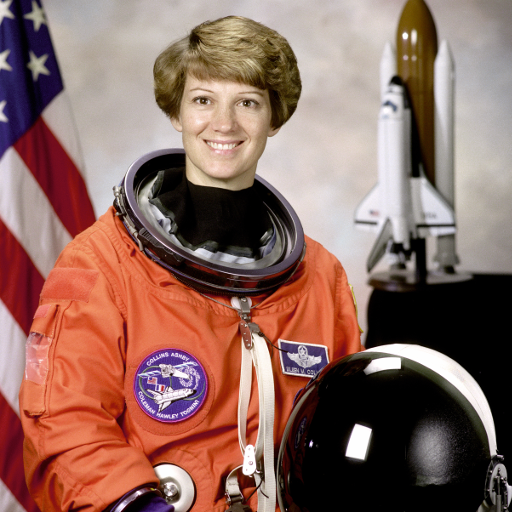
#> input picture Assets/test-images/astronaut.png, 512 x 512 px
$ python 04_log-transform.py ../../Assets/test-images/astronaut.png
#> lines starting #> are read from the running program, lines starting #| are printed output that depends on the picture
"""第 4 周(3.2 节):灰度变换 —— 02 对数变换:把暗部掰开。

对应文档 Documents/02-intensity/gray-transform-tutorial.md 第二节。

    s = c · log(1 + r)        c = 255 / log(256) ≈ 45.99

和反转一样,这还是个**点运算**,所以照样是「先建 256 项 LUT,再让全图查表」。
麻烦都在公式里那两个补丁上,它们不是数学原理,只是为了让它能在 8 位图像上跑起来:

    +1  —— 躲开 log(0) = -∞。顺带 log(1) 正好是 0,纯黑变换后还是纯黑。
    ×c  —— 把只有 0~5.55 的结果等比撑满 0~255。不乘的话存进去就是一片黑。

曲线形状:**左边陡、右边平**。陡 = 把挤在暗部的那点细节拉开,平 = 把亮部压扁。
注意它不是一个固定倍数的放大:增益随输入递减(r=10 放大 11 倍,r=200 只放大 1.2 倍),
所以暗部抬得猛、亮部几乎不动 —— 这才是它和"整体乘个系数"的本质区别。

验证六件事:
1. LUT 端点严丝合缝:lut[0] = 0(黑还是黑)、lut[255] = 255(白还是白),且单调递增;
   并且它**不是固定倍数放大** —— r=10 放大 11 倍,r=200 只放大 1.2 倍,增益随输入递减
2. 不加 ×c:裸 log 的值域只有 [0, 5.55],直接当灰度存下去 → 一片黑
3. 坑:既乘 c 又 min-max 归一化,c 会被归一化整个约掉,纯属白乘(实测三个 c 输出逐像素相同)
4. 那固定 c 和交给归一化差在哪:归一化按实际最大最小值反算 c,图里没有纯白时会更亮一截
5. 暗图提亮:挤在 0~51 的像素被摊到 0~181;纯黑像素的个数前后一模一样(log(1) = 0,黑不变灰)
6. 反例:同一个对数用在**正常曝光**的图上,亮部被压成一坨 —— 偏袒暗部是有代价的

> 对数真正无可替代的用途是**看傅里叶频谱**(幅度差几百万倍,不取对数屏幕上只剩中心一个白点)。
> 那属于第 11~14 周的内容,这里只做空域提亮。
> 脚本里只用手写公式 + `cv2.LUT`;`cv2.normalize` 只出现在"坑"的对照里,不用来出结果。

用法:
    .venv/bin/python Ch01_02_Fundamentals/04_log-transform.py [--show]
    结果图保存到 Assets/results/log-transform-demo.png
    (Assets/results/log-transform.png 是另一张图,属于 intensity-and-grayscale.md,不要混)
"""

import sys
from pathlib import Path

import cv2
import matplotlib

if "--show" not in sys.argv:
    matplotlib.use("Agg")  # 无窗口环境只保存文件
import matplotlib.pyplot as plt
import numpy as np
import numpy.typing as npt

REPO = Path(__file__).resolve().parents[2]
matplotlib.rcParams["font.family"] = ["Heiti TC", "Arial Unicode MS", "sans-serif"]
matplotlib.rcParams["axes.unicode_minus"] = False

LOG_C = 255.0 / np.log(256.0)   # ≈ 45.99,把 [0, log(256)] 撑满 [0, 255]
EXPOSURE = 0.2                  # 人为压暗到 20%,模拟低照度(欠曝)的图


def log_lut() -> npt.NDArray[np.uint8]:
    """s = c·log(1+r) 的 256 项查找表。"""
    r = np.arange(256, dtype=np.float64)
    # 用 log1p 而不是 np.log(1 + r):算的是同一个东西,但 r 很小时不丢精度
    # (r = 1e-9 时 1 + r 还是 1.0,log 出来是 0;log1p 能给出正确的小值)。
    s = LOG_C * np.log1p(r)
    return np.clip(s, 0, 255).astype(np.uint8)


def log_transform(img: cv2.typing.MatLike) -> cv2.typing.MatLike:
    """按 LUT 做对数变换。灰度图、彩色图都能直接喂进来(和反转同一个套路)。"""
    return cv2.LUT(img, log_lut())


def underexpose(img: npt.NDArray[np.uint8], factor: float = EXPOSURE) -> npt.NDArray[np.uint8]:
    """模拟欠曝:整体乘一个小于 1 的系数。

    真实拍暗了也是这个结果 —— 大量像素挤在低灰阶,亮部干脆没用到。
    乘的时候先升 float64,免得 uint8 直接乘又踩回绕的坑。
    """
    return np.clip(img.astype(np.float64) * factor, 0, 255).astype(np.uint8)


def histogram(y: cv2.typing.MatLike) -> npt.NDArray[np.int64]:
    """统计 0~255 每个灰阶的像素个数,返回长度恒为 256 的计数数组。"""
    return np.bincount(np.asarray(y, dtype=np.uint8).ravel(), minlength=256)


def minmax_norm(f: npt.NDArray[np.float64]) -> npt.NDArray[np.float64]:
    """min-max 归一化:把实际范围撑满 0~255(等价 cv2.normalize(NORM_MINMAX))。

    只用在这个"坑"的对照里,不用它出结果。手写出来是为了让"归一化 = 自适应 c"
    这件事直接写在代码上:下面这行乘的 `255 / (hi - lo)`,就是公式里的 c。
    """
    lo, hi = float(f.min()), float(f.max())
    return np.clip((f - lo) * (255.0 / (hi - lo)), 0, 255)


def max_diff(a: cv2.typing.MatLike, b: cv2.typing.MatLike) -> int:
    """两张图的最大绝对差。相减前升 int16,否则 uint8 相减会回绕成假差值。"""
    return int(np.abs(a.astype(np.int16) - b.astype(np.int16)).max())


def main() -> None:
    path = REPO / "Assets" / "test-images" / "astronaut.png"
    bgr = cv2.imread(str(path))
#> bgr is the input picture: shape (512, 512, 3); mean B, G, R 96.5, 105.8, 141.6
    if bgr is None:
        raise SystemExit(f"读图失败: {path}")

    gray = np.asarray(cv2.cvtColor(bgr, cv2.COLOR_BGR2GRAY), dtype=np.uint8)
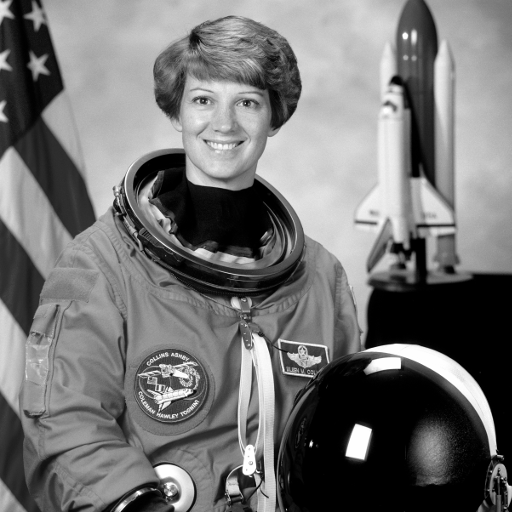
#> gray: shape (512, 512); min 0, max 255, mean 115.4
    dark = underexpose(gray)
#> in underexpose, `return np.clip(img.astype(np.float64) * factor, 0, 255).astype(np.uint8)`:
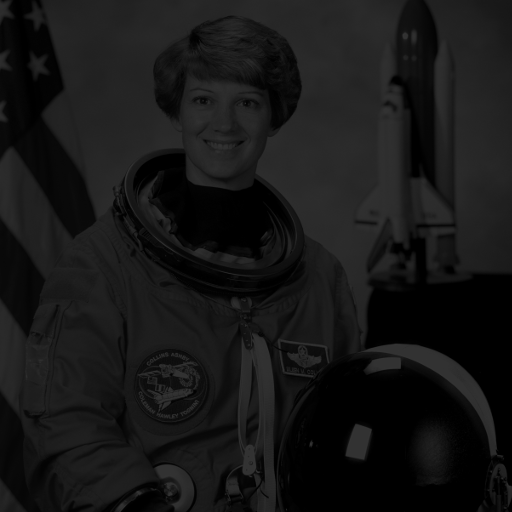
#> returned value: shape (512, 512); min 0, max 51, mean 22.7
    out = np.asarray(log_transform(dark), dtype=np.uint8)
#> in log_transform, `return cv2.LUT(img, log_lut())`:
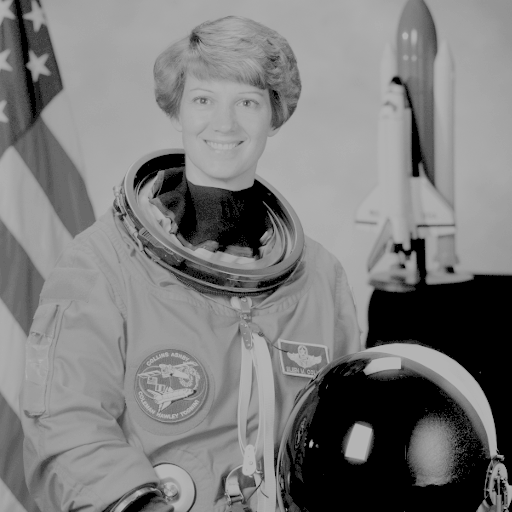
#> returned value: shape (512, 512); min 0, max 181, mean 123.2
    lut = log_lut()

    # 三条直方图:原图当基准,欠曝是变换前,out 是变换后。
    # 控制台和画图都要用,在这里算一次就够了。
    h_ref = histogram(gray)
#> h_ref = 256 values, max 28966 at index 0, min 128 at index 251, mean 1024
    h_dark = histogram(dark)
#> h_dark = 256 values, max 36438 at index 0, min 0 at index 52, mean 1024
    h_out = histogram(out)
#> h_out = 256 values, max 36438 at index 0, min 0 at index 1, mean 1024

    print(f"原图 {path.name}  灰度 {gray.shape}  dtype={gray.dtype}")
#| 原图 astronaut.png  灰度 (512, 512)  dtype=uint8
    print(f"c = 255 / log(256) = {LOG_C:.2f}")

    # --- ① LUT 的端点、单调性、以及"增益随输入递减" ---
    print("\n--- ① LUT:端点 / 单调性 / 增益 ---")
    print(f"  lut[0]   = {lut[0]:3d}   纯黑还是纯黑")
    print(f"  lut[255] = {lut[255]:3d}   纯白还是纯白")
    print(f"  单调递增 = {bool(np.all(np.diff(lut.astype(np.int16)) >= 0))}")
    print("  不是固定倍数放大:越暗放大越多,越亮几乎不动")
    for r in (1, 10, 100, 200, 255):
        s = LOG_C * np.log1p(r)
        print(f"    r={r:3d} → s={s:6.1f}   (LUT 存 {lut[r]:3d})   增益 {s / r:5.1f}×")
    # 亮部被压扁到什么程度:算出来比嘴说可信
    print(f"  亮部代价:r=200~255 这 56 个灰阶,被压进 {lut[200]}~255 的"
          f" {255 - int(lut[200]) + 1} 级里")

    # --- ② 两个补丁分别在防什么 ---
    print("\n--- ② +1 和 ×c 各防什么 ---")
    print("  +1 : log(0) = -inf(程序直接爆)。取 log1p 后 log(1) = 0,纯黑仍是纯黑")
    raw_float = np.log1p(dark.astype(np.float64))
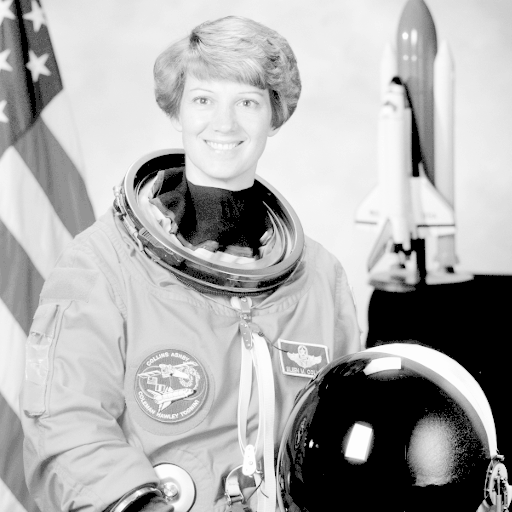
#> raw_float: shape (512, 512) float64; min 0, max 3.95, mean 2.69; drawn with min black and max white
    raw_u8 = raw_float.astype(np.uint8)
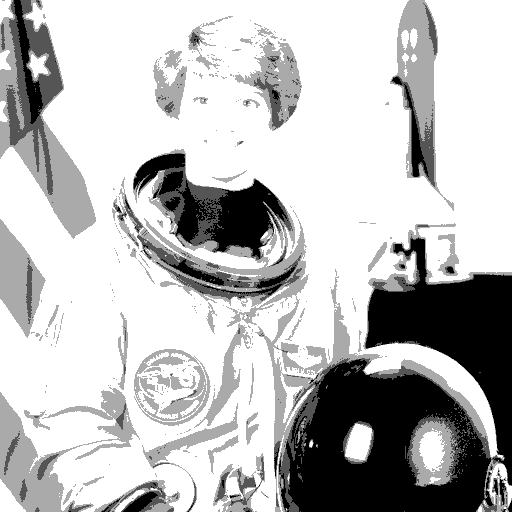
#> raw_u8: shape (512, 512); min 0, max 3, mean 2.24; drawn with min black and max white
    # 这里必须转 int:raw_u8.max() 是 np.uint8,直接 100 * 它会静默回绕(300 → 44),
    # 和 GUIDE 里 uint8 的 200+100 = 44 是同一个坑
    raw_max = int(raw_u8.max())
#> raw_max = 3
    print(f"  ×c : 裸 log 的值域 [{raw_float.min():.2f}, {raw_float.max():.2f}],"
          f"直接 astype(uint8) 之后:")
#|   ×c : 裸 log 的值域 [0.00, 3.95],直接 astype(uint8) 之后:
    print(f"       最大灰度只有 {raw_max} / 255 = 全量程的 {100 * raw_max / 255:.1f}%,"
          f"所有像素全挤在 0~{raw_max} 这几级里")
#|        最大灰度只有 3 / 255 = 全量程的 1.2%,所有像素全挤在 0~3 这几级里
    print("       → 肉眼就是一片黑(8 位存不下小数,那点层次直接被取整抹平)")

    # --- ③ 常见的坑:c 和 normalize 一起用 ---
    print("\n--- ③ 坑:既乘 c 又归一化 ---")
    scaled = []
    for c in (1.0, 2.0, 5.0):
        s = c * np.log1p(dark.astype(np.float64))
        scaled.append(minmax_norm(s).astype(np.uint8))
#> this loop made 3 passes
#> hi in minmax_norm on passes 1 to 3: 3.95, 7.9, 19.76
#> after the loop, scaled = 3 items
    print(f"  c=1 / 2 / 5 再 min-max 归一化,两两最大差 "
          f"{max_diff(scaled[0], scaled[1])} / {max_diff(scaled[0], scaled[2])}"
          f" → 三个输出逐像素相同")
#|   c=1 / 2 / 5 再 min-max 归一化,两两最大差 0 / 1 → 三个输出逐像素相同
    print("  原因:归一化本身就在干「把结果撑满 0~255」这件事,公式里的 c 被重新算了一遍")

    # --- ④ 那固定 c 和交给归一化,差在哪 ---
    print("\n--- ④ 固定 c 还是交给 min-max 归一化 ---")
    norm = minmax_norm(LOG_C * np.log1p(dark.astype(np.float64)))
    diff = np.abs(norm - out.astype(np.float64))
    print(f"  固定 c     :c = {LOG_C:.2f},输出范围 [{out.min()}, {out.max()}]")
#|   固定 c     :c = 45.99,输出范围 [0, 181]
    print(f"  归一化     :按实际最大最小值反算 c = {255 / np.log1p(float(dark.max())):.2f}"
          f"(这张图没有纯白,所以反算出来的 c 更大)")
#|   归一化     :按实际最大最小值反算 c = 64.54(这张图没有纯白,所以反算出来的 c 更大)
    print(f"  两者差异   :平均 {diff.mean():.2f},最大 {diff.max():.0f} → 归一化会额外更亮一截")
#|   两者差异   :平均 50.32,最大 74 → 归一化会额外更亮一截

    # --- ⑤ 效果:暗部掰开(含原图基准) ---
    print("\n--- ⑤ 效果:三条分布放一起看 ---")
    print(f"  {'':10s} {'均值':>7s} {'中位数':>7s} {'p99':>7s}   范围")
    for name, img in (("原图(基准)", gray), ("欠曝图", dark), ("对数后", out)):
        print(f"  {name:10s} {img.mean():7.1f} {np.percentile(img, 50):7.1f} "
              f"{np.percentile(img, 99):7.1f}   [{img.min()}, {img.max()}]")
#> this loop made 3 passes
#> name on passes 1 to 3: '原图(基准)', '欠曝图', '对数后'
#> (printed output is left out)
    print(f"  欠曝把分布挤在 0~{int(dark.max())} 这 {int(dark.max()) + 1} 个灰阶里,"
          f"对数把它摊到 0~{int(out.max())}(约 {out.max() / max(int(dark.max()), 1):.1f} 倍宽)")
#|   欠曝把分布挤在 0~51 这 52 个灰阶里,对数把它摊到 0~181(约 3.5 倍宽)
    # 纯黑那根尖峰:压暗会凭空制造一批"死黑",而它是对数唯一救不回来的部分
    n_black_ref = int(h_ref[0])
#> n_black_ref = 28966
    n_black_dark = int(h_dark[0])
#> n_black_dark = 36438
    print(f"  纯黑像素(值就是 0):原图 {n_black_ref} 个({100 * n_black_ref / gray.size:.1f}%)"
          f" → 压暗后 {n_black_dark} 个({100 * n_black_dark / dark.size:.1f}%)")
#|   纯黑像素(值就是 0):原图 28966 个(11.0%) → 压暗后 36438 个(13.9%)
    print(f"    多出来的 {n_black_dark - n_black_ref} 个像素,细节已经死在 0 里;"
          f"对数也救不回来 —— log(1) = 0,0 查表还是 0")
#|     多出来的 7472 个像素,细节已经死在 0 里;对数也救不回来 —— log(1) = 0,0 查表还是 0
    # 这句是重点:别把"摊开"误读成"还原"。
    # 峰位置只对欠曝/对数后有意义 —— 原图除了纯黑背景那根尖峰,分布本来就又宽又平,
    # 没有明显的主峰(平掉 0 之后最高的一格才 2000 出头)。
    peak_dark = int(h_dark[1:].argmax()) + 1
#> peak_dark = 39
    peak_out = int(h_out[1:].argmax()) + 1
#> peak_out = 169
    span_ref = float(np.percentile(gray, 99) - np.percentile(gray, 1))
#> span_ref = 248
    span_out = float(np.percentile(out, 99) - np.percentile(out, 1))
#> span_out = 179
    print(f"  峰的位置:欠曝 {peak_dark} → 对数后 {peak_out}"
          f"(原图没有主峰,分布本来就摊得开)")
#|   峰的位置:欠曝 39 → 对数后 169(原图没有主峰,分布本来就摊得开)
    print(f"  但摊开 ≠ 还原:p1~p99 跨度 原图 {span_ref:.0f} 级 → 对数后 {span_out:.0f} 级,")
#|   但摊开 ≠ 还原:p1~p99 跨度 原图 248 级 → 对数后 179 级,
    print("  亮部被压紧、中位数还偏高 —— 对数只负责让暗部别埋在 0 里,不负责还原原来的层次")

    # --- ⑥ 反例:同一个对数用在正常曝光的图上 ---
    on_normal = np.asarray(log_transform(gray), dtype=np.uint8)
#> in log_transform (call 2), `return cv2.LUT(img, log_lut())`:
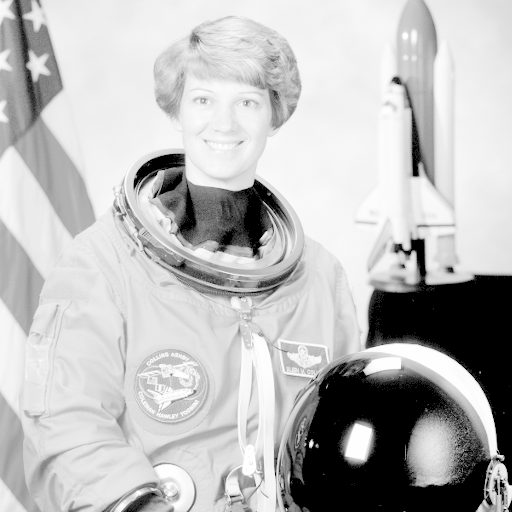
#> returned value: shape (512, 512); min 0, max 255, mean 187.3
    print("\n--- ⑥ 反例:对数用在正常曝光的图上 ---")
    print(f"  中位数 {np.percentile(gray, 50):.0f} → {np.percentile(on_normal, 50):.0f}"
          f"(整张图被抬到高灰阶);p99 {np.percentile(gray, 99):.0f}"
          f" → {np.percentile(on_normal, 99):.0f}")
#|   中位数 129 → 223(整张图被抬到高灰阶);p99 248 → 253
    print("  亮部被压成一坨、对比度反而下降 —— 对数偏袒暗部,亮部为主的图别用它")

    # --- 出对比图板 ---
    fig, axes = plt.subplots(2, 3, figsize=(15.5, 9.5))

    panels = [
        (gray, "原图(灰度,正常曝光)"),
        (dark, f"人为压暗到 {EXPOSURE:.0%} —— 模拟低照度"),
        (out, "对数变换后:暗部被掰开"),
    ]
    for ax, (img, title) in zip(axes[0], panels):
        # 灰度图必须给死 vmin/vmax,否则 matplotlib 会按当前图的最小最大值自动拉伸,
        # 一张全黑的图也能被显示出层次,看着像算法生效了其实没有
        ax.imshow(img, cmap="gray", vmin=0, vmax=255)
        ax.set_title(title, fontsize=11)
        ax.axis("off")
#> this loop made 3 passes
#> title on passes 1 to 3: '原图(灰度,正常曝光)', '人为压暗到 20% —— 模拟低照度', '对数变换后:暗部被掰开'

    # --- 映射曲线:两条曲线 + 一条对角线 ---
    ax = axes[1, 0]
    levels = np.arange(256)
#> levels = 256 values from 0 to 255
    ax.plot([0, 255], [0, 255], color="0.78", lw=3.0, label="什么都不做 s = r")
    ax.plot(levels, np.log1p(levels), color="tab:blue", lw=1.2,
            label=f"裸 log(1+r):最高只到 {np.log1p(255):.2f}")
    ax.plot(levels, lut, color="tab:orange", lw=1.6, label=f"×c 之后:c = {LOG_C:.1f}")
    # 裸曲线是贴着横轴的,不标一下容易被当成"没画出来"
    ax.annotate("裸 log 贴在这条线上\n(值域 0~5.55,直接存就是一片黑)",
                xy=(150, float(np.log1p(150))), xytext=(8, 96), fontsize=8, color="tab:blue",
                arrowprops=dict(arrowstyle="->", color="tab:blue", lw=0.8))
    ax.set_xlim(0, 255)
    ax.set_ylim(0, 255)
    ax.set_aspect("equal")   # 正方形,斜率才不会被拉变形
    ax.set_title("映射曲线:左陡右平,×c 就是把裸 log 撑满 0~255", fontsize=11)
    ax.set_xlabel("输入 r")
    ax.set_ylabel("输出 s")
    ax.legend(fontsize=8, loc="lower right")

    # --- 直方图:原图(基准) / 欠曝 / 对数后,三条摆在一起 ---
    ax = axes[1, 1]
    med_ref = float(np.percentile(gray, 50))
#> med_ref = 129
    med_dark = float(np.percentile(dark, 50))
#> med_dark = 25
    med_out = float(np.percentile(out, 50))
#> med_out = 149

    # 纵轴取对数:灰阶 0 那根尖峰有 3.6 万个纯黑像素,是主体峰值的 4 倍,
    # 线性刻度下其余部分会被压成一条平线,三条曲线的高低关系全看不出来。
    # 计数为 0 的灰阶挖成 nan —— 对数轴上 0 画不出来。
    def visible(h: npt.NDArray[np.int64]) -> npt.NDArray[np.float64]:
        return np.where(h > 0, h, np.nan)

    ax.fill_between(levels, visible(h_ref), color="0.75",
                    label=f"原图(正常曝光,中位数 {med_ref:.0f})")
    ax.plot(levels, visible(h_dark), color="tab:blue", lw=1.2,
            label=f"欠曝 {EXPOSURE:.0%}(中位数 {med_dark:.0f})")
    ax.plot(levels, visible(h_out), color="tab:orange", lw=1.5,
            label=f"对数变换后(中位数 {med_out:.0f})")

    # 三条中位数竖线:不用去目测,"挤到左边"和"摊回来"各差多少一目了然
    for x, color in ((med_ref, "0.5"), (med_dark, "tab:blue"), (med_out, "tab:orange")):
        ax.axvline(x, color=color, ls=":", lw=1.1)
#> this loop made 3 passes
#> (x, color) on passes 1 to 3: (129, '0.5'), (25, 'tab:blue'), (149, 'tab:orange')

    ax.set_xlim(0, 255)
    ax.set_yscale("log")
    ax.set_ylim(0.8, max(float(h_ref.max()), float(h_dark.max()), float(h_out.max())) * 1.5)
    # 峰值挪到哪去了,是这张图最想说的:39 → 169
    peak_d = int(h_dark[1:].argmax()) + 1
#> peak_d = 39
    peak_o = int(h_out[1:].argmax()) + 1
#> peak_o = 169
    ax.annotate(f"主体峰值 {peak_d} → {peak_o}",
                xy=(peak_o, float(h_out[peak_o])), xytext=(88, 11000), fontsize=8,
                color="tab:orange",
                arrowprops=dict(arrowstyle="->", color="tab:orange", lw=0.8))
    ax.set_title("直方图(纵轴取对数,虚线 = 各自中位数)\n"
                 "欠曝把分布挤到左边,对数再把它摊开 —— 但形状回不到原图", fontsize=10)
    ax.set_xlabel("灰阶")
    ax.set_ylabel("像素个数")
    ax.legend(fontsize=7, loc="upper right")

    # --- 不加 ×c 长什么样 ---
    ax = axes[1, 2]
    ax.imshow(raw_u8, cmap="gray", vmin=0, vmax=255)
    ax.set_title(f"不加 ×c:直接 log(1+r) 当灰度存\n"
                 f"最大灰度只有 {raw_max} / 255,层次全被抹平",
                 fontsize=11)
    ax.axis("off")

    fig.tight_layout()
    out_path = REPO / "Assets" / "results" / "log-transform-demo.png"
    out_path.parent.mkdir(parents=True, exist_ok=True)
    fig.savefig(out_path, dpi=110)
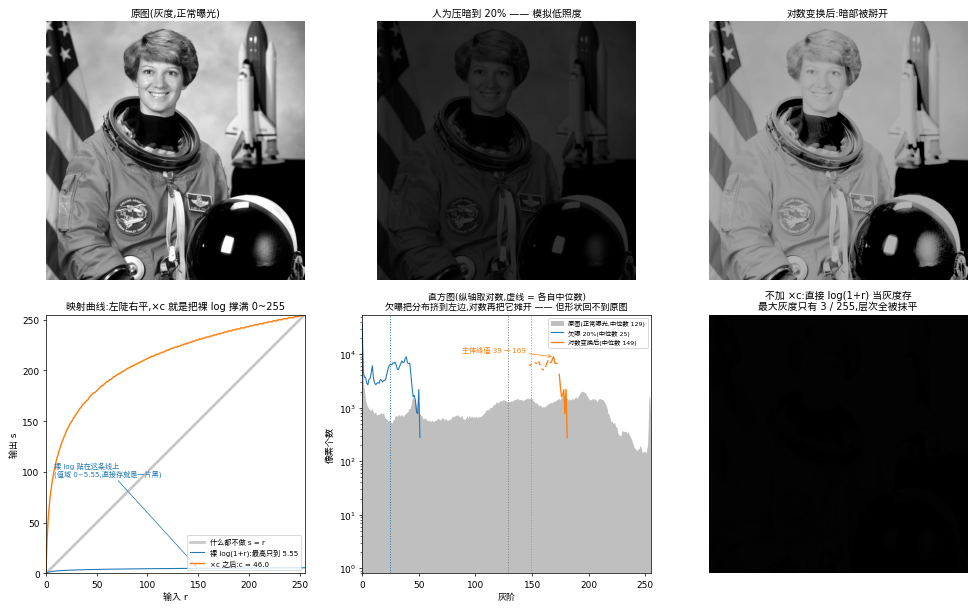
#> figure drawn by matplotlib, 6 panels; panel 4: curve peaks at x = 255, y = 5.55; panel 4: curve peaks at x = 255, y = 255
    print(f"\n结果已保存: {out_path.relative_to(REPO)}")

    if "--show" in sys.argv:
        plt.show()


if __name__ == "__main__":
    main()
